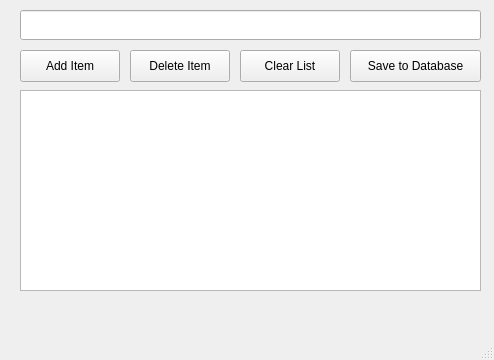
<?xml version="1.0" encoding="UTF-8"?>
<ui version="4.0">
 <class>MainWindow</class>
 <widget class="QMainWindow" name="MainWindow">
  <property name="geometry">
   <rect>
    <x>0</x>
    <y>0</y>
    <width>494</width>
    <height>360</height>
   </rect>
  </property>
  <property name="windowTitle">
   <string>To Do List</string>
  </property>
  <widget class="QWidget" name="centralwidget">
   <widget class="QPushButton" name="addItem_pushButton">
    <property name="geometry">
     <rect>
      <x>20</x>
      <y>50</y>
      <width>100</width>
      <height>32</height>
     </rect>
    </property>
    <property name="text">
     <string>Add Item</string>
    </property>
   </widget>
   <widget class="QPushButton" name="clearList_pushButton">
    <property name="geometry">
     <rect>
      <x>240</x>
      <y>50</y>
      <width>100</width>
      <height>32</height>
     </rect>
    </property>
    <property name="text">
     <string>Clear List</string>
    </property>
   </widget>
   <widget class="QPushButton" name="deleteItem_pushButton">
    <property name="geometry">
     <rect>
      <x>130</x>
      <y>50</y>
      <width>100</width>
      <height>32</height>
     </rect>
    </property>
    <property name="text">
     <string>Delete Item</string>
    </property>
   </widget>
   <widget class="QLineEdit" name="addItem_lineEdit">
    <property name="geometry">
     <rect>
      <x>20</x>
      <y>10</y>
      <width>461</width>
      <height>30</height>
     </rect>
    </property>
   </widget>
   <widget class="QListWidget" name="myList_listWidget">
    <property name="geometry">
     <rect>
      <x>20</x>
      <y>90</y>
      <width>461</width>
      <height>201</height>
     </rect>
    </property>
   </widget>
   <widget class="QPushButton" name="savetoDB_pushButton">
    <property name="geometry">
     <rect>
      <x>350</x>
      <y>50</y>
      <width>131</width>
      <height>32</height>
     </rect>
    </property>
    <property name="text">
     <string>Save to Database</string>
    </property>
   </widget>
  </widget>
  <widget class="QMenuBar" name="menubar">
   <property name="geometry">
    <rect>
     <x>0</x>
     <y>0</y>
     <width>494</width>
     <height>30</height>
    </rect>
   </property>
  </widget>
  <widget class="QStatusBar" name="statusbar"/>
 </widget>
 <resources/>
 <connections/>
</ui>
